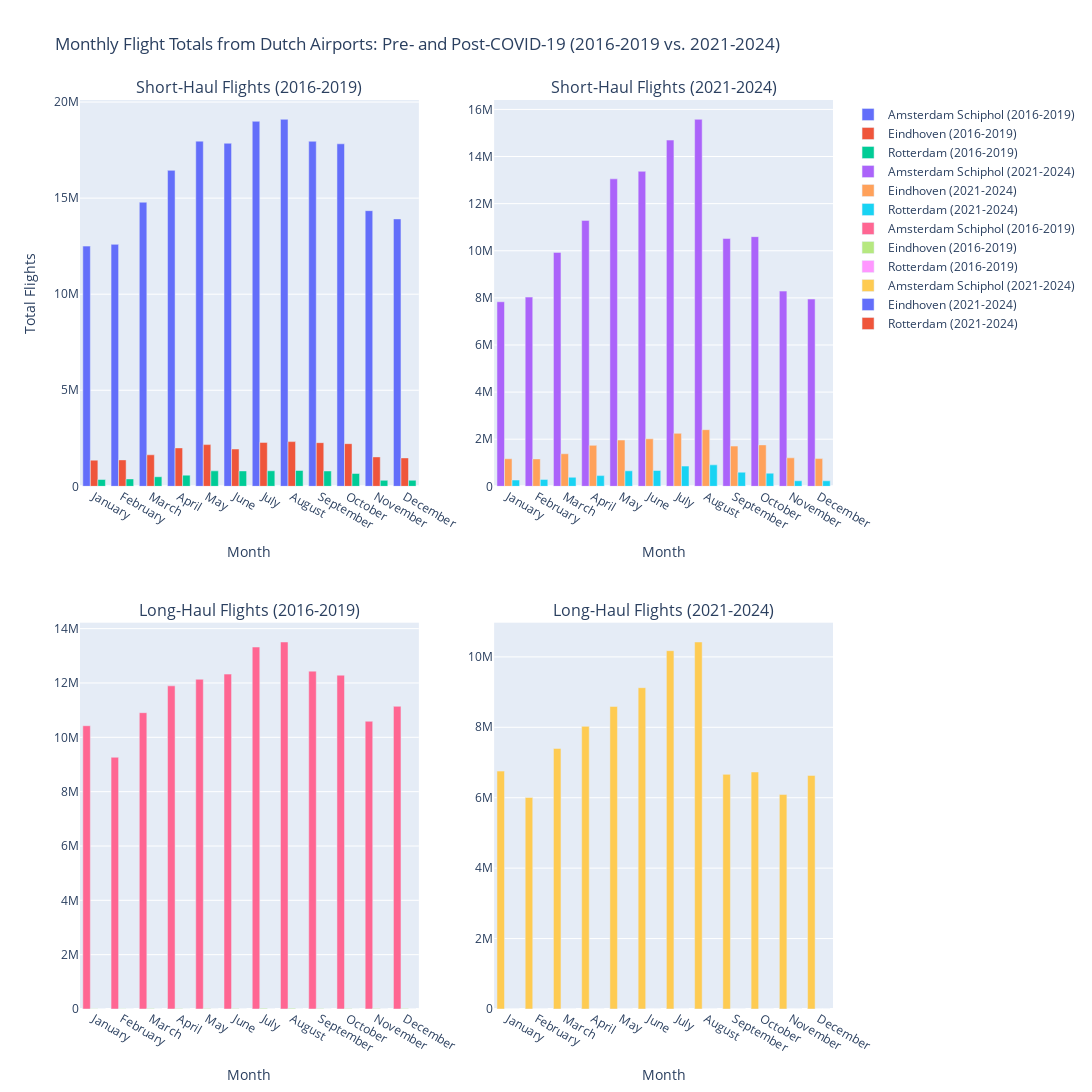

Notebook cell for this chart:
### Code cell
def total_flights_short_long_haul_combined(df):
    airports = ["Amsterdam Schiphol", "Eindhoven", "Rotterdam"]
    short_haul = ['EUCountries_23', 'OtherEurope_24']
    long_haul = [
        'SouthAfrica_31', 'America_32', 'NorthAmerica_33', 'CentralAmerica_34',
        'SouthAmerica_35', 'Asia_36', 'WestAsia_37', 'SouthEastAsia_38', 
        'NorthEastAsia_39', 'Oceania_40'
    ]

    # Convert Year to integer to avoid type issues
    df["Year"] = pd.to_numeric(df["Year"], errors="coerce")

    df_filtered = df.loc[
        (df["Airport"].isin(airports)) &
        (df["Month"].isin([
            "January", "February", "March", "April", "May", "June", 
            "July", "August", "September", "October", "November", "December"
        ])) &
        (df["Year"].isin([2016, 2017, 2018, 2019, 2021, 2022, 2023, 2024]))
    ].copy()

    df_filtered["Scheduled_10"] = pd.to_numeric(df_filtered["Scheduled_10"], errors="coerce").fillna(0)
    df_filtered["NonScheduled_11"] = pd.to_numeric(df_filtered["NonScheduled_11"], errors="coerce").fillna(0)

    # Calculate total flights = scheduled + nonscheduled (for departure)
    df_filtered["totalflights"] = df_filtered["Scheduled_10"] + df_filtered["NonScheduled_11"]

    # Categorize the years
    df_filtered["Period"] = df_filtered["Year"].apply(
        lambda x: "2016-2019" if x <= 2019 else "2021-2024"
    )

    # Create columns for short-haul and long-haul flights
    df_filtered["short_haul"] = df_filtered[short_haul].sum(axis=1)
    df_filtered["long_haul"] = df_filtered[long_haul].sum(axis=1)

    # Group by Period, Month, and Airport
    df_grouped = df_filtered.groupby(
        ["Period", "Month", "Airport"]
    )[["short_haul", "long_haul"]].sum().reset_index()

    # Explicitly define the month order
    month_order = [
        "January", "February", "March", "April", "May", "June", 
        "July", "August", "September", "October", "November", "December"
    ]

    # Ensure months are ordered correctly
    df_grouped["Month"] = pd.Categorical(df_grouped["Month"], categories=month_order, ordered=True)

    # Create 2x2 subplots for each period and haul type
    fig = make_subplots(
        rows=2, cols=2,
        subplot_titles=[
            "Short-Haul Flights (2016-2019)", "Short-Haul Flights (2021-2024)",
            "Long-Haul Flights (2016-2019)", "Long-Haul Flights (2021-2024)"
        ],
        vertical_spacing=0.15, horizontal_spacing=0.1
    )

    # Define row and column mappings for each subplot
    subplot_positions = {
        ("short_haul", "2016-2019"): (1, 1),
        ("short_haul", "2021-2024"): (1, 2),
        ("long_haul", "2016-2019"): (2, 1),
        ("long_haul", "2021-2024"): (2, 2),
    }

    # Add traces for each combination of period and haul type
    for haul_type, period in subplot_positions:
        row, col = subplot_positions[(haul_type, period)]
        df_period = df_grouped[df_grouped["Period"] == period]
        for airport in airports:
            df_airport = df_period[df_period["Airport"] == airport]
            fig.add_trace(
                go.Bar(
                    x=df_airport["Month"],
                    y=df_airport[haul_type],
                    name=f"{airport} ({period})",
                    showlegend=True
                ),
                row=row, col=col
            )

    # Update layout for better readability
    fig.update_layout(
        height=1100,
        width=1100,
        title="Monthly Flight Totals from Dutch Airports: Pre- and Post-COVID-19 (2016-2019 vs. 2021-2024)",
        yaxis_title="Total Flights"
    )

    # Set x-axes to display all months in each subplot
    fig.update_xaxes(
        title_text="Month",
        tickmode="array",
        tickvals=month_order,
        ticktext=month_order,
        categoryorder='array',
        categoryarray=month_order
    )

    fig.show()

# Run the function
total_flights_short_long_haul_combined(df_processesd)

### Figure 1 — Plotly figure (JSON) as saved in the notebook; plotly's stock layout.template omitted (floating-point values rounded to 4 significant figures)
{"data": [{"name": "Amsterdam Schiphol (2016-2019)", "showlegend": true, "type": "bar", "x": ["April", "August", "December", "February", "January", "July", "June", "March", "May", "November", "October", "September"], "xaxis": "x", "y": [16445192, 19102122, 13919115, 12593769, 12502396, 18998477, 17855822, 14786448, 17966409, 14347212, 17827785, 17958465], "yaxis": "y"}, {"name": "Eindhoven (2016-2019)", "showlegend": true, "type": "bar", "x": ["April", "August", "December", "February", "January", "July", "June", "March", "May", "November", "October", "September"], "xaxis": "x", "y": [2000416, 2326589, 1479007, 1375779, 1362391, 2287124, 1941281, 1640316, 2171947, 1531383, 2220721, 2272033], "yaxis": "y"}, {"name": "Rotterdam (2016-2019)", "showlegend": true, "type": "bar", "x": ["April", "August", "December", "February", "January", "July", "June", "March", "May", "November", "October", "September"], "xaxis": "x", "y": [582181, 825039, 313976, 384866, 354568, 808342, 802338, 499171, 805545, 313577, 668712, 798532], "yaxis": "y"}, {"name": "Amsterdam Schiphol (2021-2024)", "showlegend": true, "type": "bar", "x": ["April", "August", "December", "February", "January", "July", "June", "March", "May", "November", "October", "September"], "xaxis": "x2", "y": [11289276, 15579760, 7951267, 8032596, 7835554, 14698599, 13373017, 9929713, 13052662, 8287579, 10599527, 10521603], "yaxis": "y2"}, {"name": "Eindhoven (2021-2024)", "showlegend": true, "type": "bar", "x": ["April", "August", "December", "February", "January", "July", "June", "March", "May", "November", "October", "September"], "xaxis": "x2", "y": [1738505, 2404472, 1176081, 1163478, 1170697, 2248444, 2015622, 1382299, 1964558, 1209085, 1759274, 1708334], "yaxis": "y2"}, {"name": "Rotterdam (2021-2024)", "showlegend": true, "type": "bar", "x": ["April", "August", "December", "February", "January", "July", "June", "March", "May", "November", "October", "September"], "xaxis": "x2", "y": [455020, 911494, 234664, 293540, 266626, 859376, 672365, 383884, 658380, 235429, 557361, 599727], "yaxis": "y2"}, {"name": "Amsterdam Schiphol (2016-2019)", "showlegend": true, "type": "bar", "x": ["April", "August", "December", "February", "January", "July", "June", "March", "May", "November", "October", "September"], "xaxis": "x3", "y": [11894215, 13508175, 11140318, 9265105, 10426281, 13322767, 12325912, 10906151, 12137046, 10590301, 12286674, 12435480], "yaxis": "y3"}, {"name": "Eindhoven (2016-2019)", "showlegend": true, "type": "bar", "x": ["April", "August", "December", "February", "January", "July", "June", "March", "May", "November", "October", "September"], "xaxis": "x3", "y": [17882, 24318, 17810, 9452, 7854, 23324, 18948, 14438, 19398, 20434, 18000, 18096], "yaxis": "y3"}, {"name": "Rotterdam (2016-2019)", "showlegend": true, "type": "bar", "x": ["April", "August", "December", "February", "January", "July", "June", "March", "May", "November", "October", "September"], "xaxis": "x3", "y": [0, 1902, 432, 2, 2232, 1982, 0, 386, 0, 732, 0, 308], "yaxis": "y3"}, {"name": "Amsterdam Schiphol (2021-2024)", "showlegend": true, "type": "bar", "x": ["April", "August", "December", "February", "January", "July", "June", "March", "May", "November", "October", "September"], "xaxis": "x4", "y": [8026753, 10422631, 6633086, 6006567, 6756089, 10175380, 9125258, 7399359, 8592493, 6090060, 6730707, 6663848], "yaxis": "y4"}, {"name": "Eindhoven (2021-2024)", "showlegend": true, "type": "bar", "x": ["April", "August", "December", "February", "January", "July", "June", "March", "May", "November", "October", "September"], "xaxis": "x4", "y": [0, 178, 866, 796, 1088, 120, 0, 326, 0, 0, 0, 0], "yaxis": "y4"}, {"name": "Rotterdam (2021-2024)", "showlegend": true, "type": "bar", "x": ["April", "August", "December", "February", "January", "July", "June", "March", "May", "November", "October", "September"], "xaxis": "x4", "y": [76, 0, 232, 0, 0, 0, 2, 0, 0, 656, 0, 176], "yaxis": "y4"}], "layout": {"annotations": [{"font": {"size": 16}, "showarrow": false, "text": "Short-Haul Flights (2016-2019)", "x": 0.225, "xanchor": "center", "xref": "paper", "y": 1, "yanchor": "bottom", "yref": "paper"}, {"font": {"size": 16}, "showarrow": false, "text": "Short-Haul Flights (2021-2024)", "x": 0.775, "xanchor": "center", "xref": "paper", "y": 1, "yanchor": "bottom", "yref": "paper"}, {"font": {"size": 16}, "showarrow": false, "text": "Long-Haul Flights (2016-2019)", "x": 0.225, "xanchor": "center", "xref": "paper", "y": 0.425, "yanchor": "bottom", "yref": "paper"}, {"font": {"size": 16}, "showarrow": false, "text": "Long-Haul Flights (2021-2024)", "x": 0.775, "xanchor": "center", "xref": "paper", "y": 0.425, "yanchor": "bottom", "yref": "paper"}], "height": 1100, "title": {"text": "Monthly Flight Totals from Dutch Airports: Pre- and Post-COVID-19 (2016-2019 vs. 2021-2024)"}, "width": 1100, "xaxis": {"anchor": "y", "autorange": false, "categoryarray": ["January", "February", "March", "April", "May", "June", "July", "August", "September", "October", "November", "December"], "categoryorder": "array", "domain": [0, 0.45], "range": [-0.5, 11.5], "tickmode": "array", "ticktext": ["January", "February", "March", "April", "May", "June", "July", "August", "September", "October", "November", "December"], "tickvals": ["January", "February", "March", "April", "May", "June", "July", "August", "September", "October", "November", "December"], "title": {"text": "Month"}, "type": "category"}, "xaxis2": {"anchor": "y2", "autorange": false, "categoryarray": ["January", "February", "March", "April", "May", "June", "July", "August", "September", "October", "November", "December"], "categoryorder": "array", "domain": [0.55, 1], "range": [-0.5, 11.5], "tickmode": "array", "ticktext": ["January", "February", "March", "April", "May", "June", "July", "August", "September", "October", "November", "December"], "tickvals": ["January", "February", "March", "April", "May", "June", "July", "August", "September", "October", "November", "December"], "title": {"text": "Month"}, "type": "category"}, "xaxis3": {"anchor": "y3", "autorange": false, "categoryarray": ["January", "February", "March", "April", "May", "June", "July", "August", "September", "October", "November", "December"], "categoryorder": "array", "domain": [0, 0.45], "range": [-0.5, 11.5], "tickmode": "array", "ticktext": ["January", "February", "March", "April", "May", "June", "July", "August", "September", "October", "November", "December"], "tickvals": ["January", "February", "March", "April", "May", "June", "July", "August", "September", "October", "November", "December"], "title": {"text": "Month"}, "type": "category"}, "xaxis4": {"anchor": "y4", "autorange": false, "categoryarray": ["January", "February", "March", "April", "May", "June", "July", "August", "September", "October", "November", "December"], "categoryorder": "array", "domain": [0.55, 1], "range": [-0.5, 11.5], "tickmode": "array", "ticktext": ["January", "February", "March", "April", "May", "June", "July", "August", "September", "October", "November", "December"], "tickvals": ["January", "February", "March", "April", "May", "June", "July", "August", "September", "October", "November", "December"], "title": {"text": "Month"}, "type": "category"}, "yaxis": {"anchor": "x", "autorange": false, "domain": [0.575, 1], "range": [0, 20110000.0], "title": {"text": "Total Flights"}, "type": "linear"}, "yaxis2": {"anchor": "x2", "autorange": false, "domain": [0.575, 1], "range": [0, 16400000.0], "type": "linear"}, "yaxis3": {"anchor": "x3", "autorange": false, "domain": [0, 0.425], "range": [0, 14220000.0], "type": "linear"}, "yaxis4": {"anchor": "x4", "autorange": false, "domain": [0, 0.425], "range": [0, 10970000.0], "type": "linear"}}}
